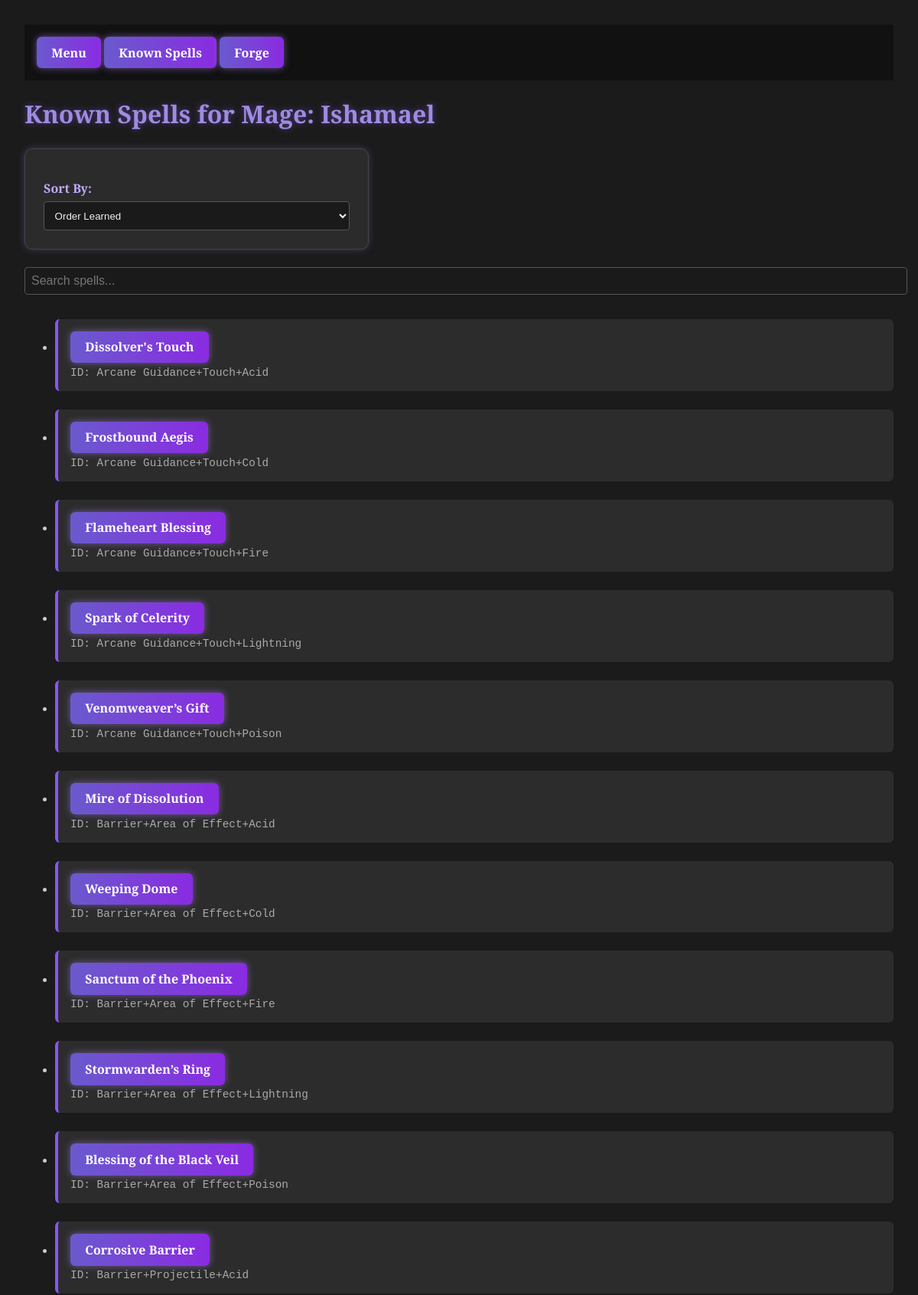
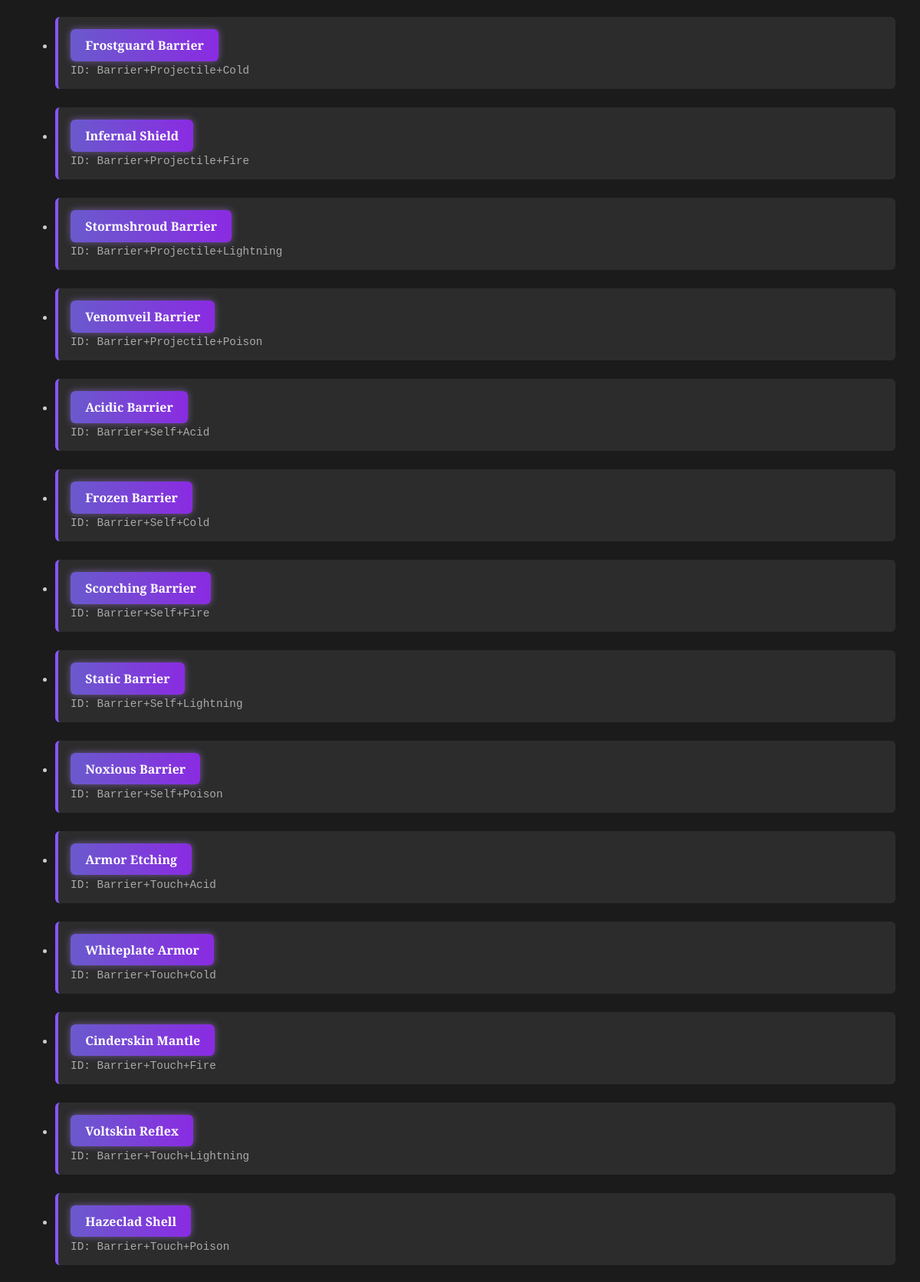
Screenshot of /known/Ishamael (upper part) with the database file from the repository (2 pictures, top to bottom).
### tables this page shows
CREATE TABLE spell (
	id VARCHAR NOT NULL, 
	name VARCHAR NOT NULL, 
	school VARCHAR, 
	casting_time VARCHAR, 
	spell_range VARCHAR, 
	duration VARCHAR, 
	description TEXT, 
	higher_levels TEXT, 
	PRIMARY KEY (id)
);

### app.py (the view)
@app.route("/known/<mage_id>")
def known_spells(mage_id):
    sort = request.args.get("sort", "learned")  # default to order learned
    conn = get_db_connection()
    if mage_id == "Nendo":
        query = "SELECT * FROM spell"
        params = ()
    else:
        query = "SELECT * FROM spell WHERE id IN (SELECT spell_id FROM known_spells WHERE mage_id = ?)"
        params = (mage_id,)
    if sort == "alpha":
        query += " ORDER BY name COLLATE NOCASE"
    elif sort == "core":
        query += " ORDER BY id COLLATE NOCASE"
    spells = conn.execute(query, params).fetchall()
    conn.close()
    return render_template("known_spells.html", spells=spells, mage_id=mage_id, current_sort=sort)

### app.py (called while the page is built)
def get_db_connection():
    import os
    DB_PATH = os.getenv("SPELLFORGE_DB", "spells.db")
    conn = sqlite3.connect(DB_PATH)
    conn.row_factory = sqlite3.Row
    return conn

### templates/known_spells.html (shortened to what this page needs)
<!DOCTYPE html>
<html>
<head>
    <link rel="stylesheet" href="{{ url_for('static', filename='style.css') }}">
</head>
<body>
    {% include 'navbar.html' %}
    <h1>Known Spells for Mage: {{ mage_id }}</h1>
    <form method="get" style="margin-bottom: 1rem;">
        <label for="sort">Sort By:</label>
        <select name="sort" id="sort" onchange="this.form.submit()">
            <option value="learned" {% if current_sort == 'learned' %}selected{% endif %}>Order Learned</option>
        </select>
    </form>
    <input type="text" id="searchInput" onkeyup="filterSpells()" placeholder="Search spells..." style="margin-bottom: 1rem; width: 100%; padding: 0.5rem; font-size: 1rem;">
    <ul id="spellList">
        {% for spell in spells %}
            <li style="margin-bottom: 1.5rem;">
                <a href="{{ url_for('spell_detail', spell_id=spell['id']) }}" class="spell-button">
                    {{ spell["name"] }}
                </a><br>
                <small class="spell-id">ID: {{ spell["id"] }}</small>
            </li>
        {% endfor %}
    </ul>
</body>
</html>

### templates/navbar.html (shortened to what this page needs)
<div style="background: #111; padding: 1rem; display: flex; justify-content: space-between; align-items: center;">
    <div>
        <a href="{{ url_for('menu', mage_id=session.get('mage_id')) }}" class="spell-button">Menu</a>
        <a href="{{ url_for('known_spells', mage_id=session.get('mage_id')) }}" class="spell-button">Known Spells</a>
        <a href="{{ url_for('forge', mage_id=session.get('mage_id')) }}" class="spell-button">Forge</a>
    </div>
</div>

### static/style.css (style rules this page uses)
body { font-family: 'Cinzel', serif; background-color: #1b1b1b; background-image: url("https://www.transparenttextures.com/patterns/dark-denim.png"); color: #ccc; margin: 0; padding: 2rem; }
h1, h2 { color: #9f8be0; text-shadow: 0 0 8px #4e3d82; margin-bottom: 1rem; }
form { background: #2b2b2b; border: 1px solid #444; border-radius: 10px; padding: 1.5rem; max-width: 400px; box-shadow: 0 0 10px rgba(158, 129, 255, 0.3); margin-top: 1.5rem; }
label { display: block; color: #c3aaff; margin-top: 1rem; font-weight: bold; }
input[type="text"], input[type="password"], select { width: 100%; padding: 0.6rem; margin-top: 0.4rem; background-color: #1a1a1a; color: #f0f0f0; border: 1px solid #555; border-radius: 4px; }
li { background-color: #2c2c2c; border-left: 4px solid #8855ff; padding: 1rem; border-radius: 6px; margin-bottom: 1rem; }
a { color: #9f8be0; text-decoration: none; font-weight: bold; }
.spell-button { display: inline-block; padding: 0.6rem 1.2rem; background: linear-gradient(to right, #6a5acd, #8a2be2); color: #fff; border: none; border-radius: 6px; font-size: 1rem; font-weight: bold; text-decoration: none; box-shadow: 0 0 10px rgba(186, 134, 255, 0.5); transition: all 0.25s ease-in-out; }
.spell-id { font-family: monospace; font-size: 0.9rem; color: #aaa; margin-top: 0.3rem; display: inline-block; }

### rows the page displays
spell: name "Dissolver's Touch", id "Arcane Guidance+Touch+Acid"
spell: name "Frostbound Aegis", id "Arcane Guidance+Touch+Cold"
spell: name "Flameheart Blessing", id "Arcane Guidance+Touch+Fire"
spell: name "Spark of Celerity", id "Arcane Guidance+Touch+Lightning"
spell: name "Venomweaver’s Gift", id "Arcane Guidance+Touch+Poison"
spell: name "Mire of Dissolution", id "Barrier+Area of Effect+Acid"
spell: name "Weeping Dome", id "Barrier+Area of Effect+Cold"
spell: name "Sanctum of the Phoenix", id "Barrier+Area of Effect+Fire"
spell: name "Stormwarden’s Ring", id "Barrier+Area of Effect+Lightning"
spell: name "Blessing of the Black Veil", id "Barrier+Area of Effect+Poison"
spell: name "Corrosive Barrier", id "Barrier+Projectile+Acid"
spell: name "Frostguard Barrier", id "Barrier+Projectile+Cold"
spell: name "Infernal Shield", id "Barrier+Projectile+Fire"
spell: name "Stormshroud Barrier", id "Barrier+Projectile+Lightning"
spell: name "Venomveil Barrier", id "Barrier+Projectile+Poison"
spell: name "Acidic Barrier", id "Barrier+Self+Acid"
spell: name "Frozen Barrier", id "Barrier+Self+Cold"
spell: name "Scorching Barrier", id "Barrier+Self+Fire"
spell: name "Static Barrier", id "Barrier+Self+Lightning"
spell: name "Noxious Barrier", id "Barrier+Self+Poison"
spell: name "Armor Etching", id "Barrier+Touch+Acid"
spell: name "Whiteplate Armor", id "Barrier+Touch+Cold"
spell: name "Cinderskin Mantle", id "Barrier+Touch+Fire"
spell: name "Voltskin Reflex", id "Barrier+Touch+Lightning"
spell: name "Hazeclad Shell", id "Barrier+Touch+Poison"

### other values shown
{{ mage_id }} "Ishamael"
